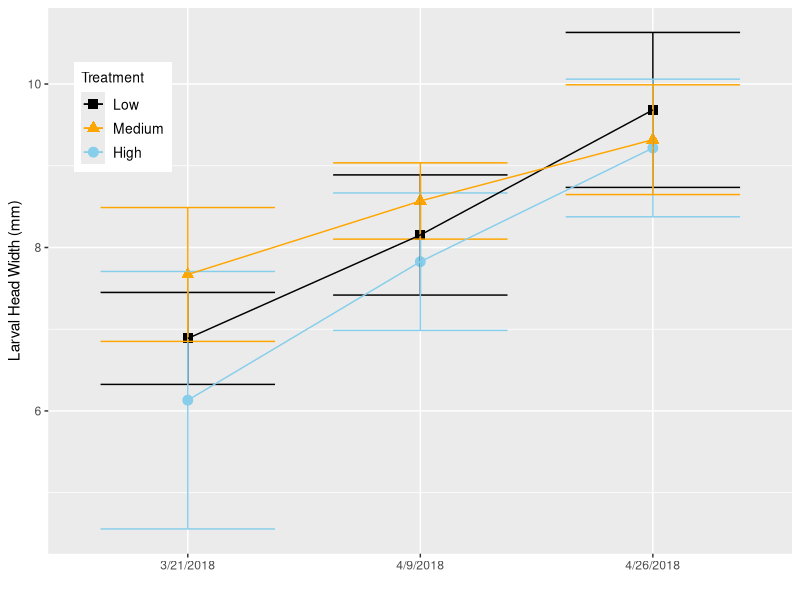
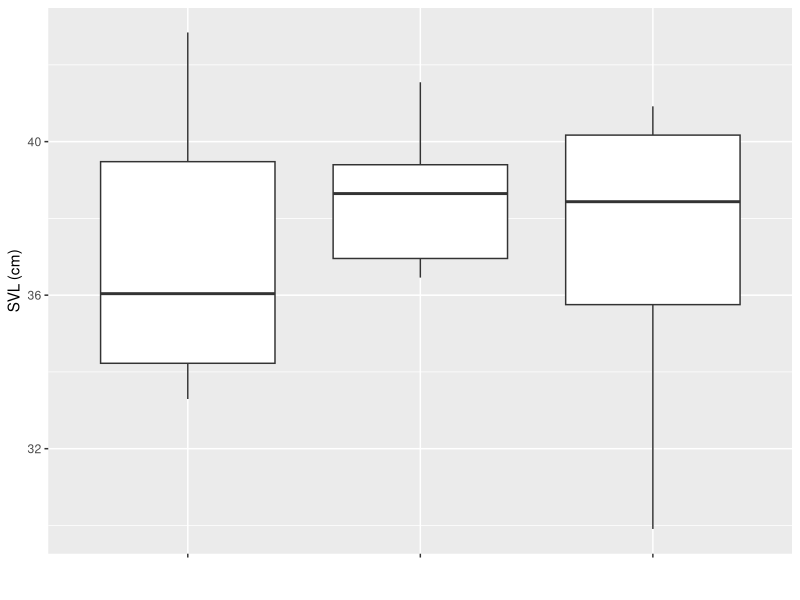
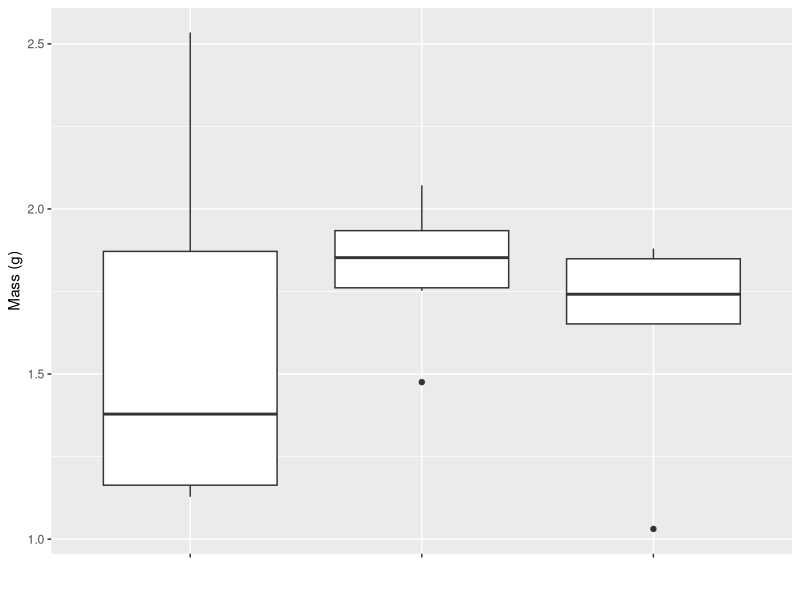
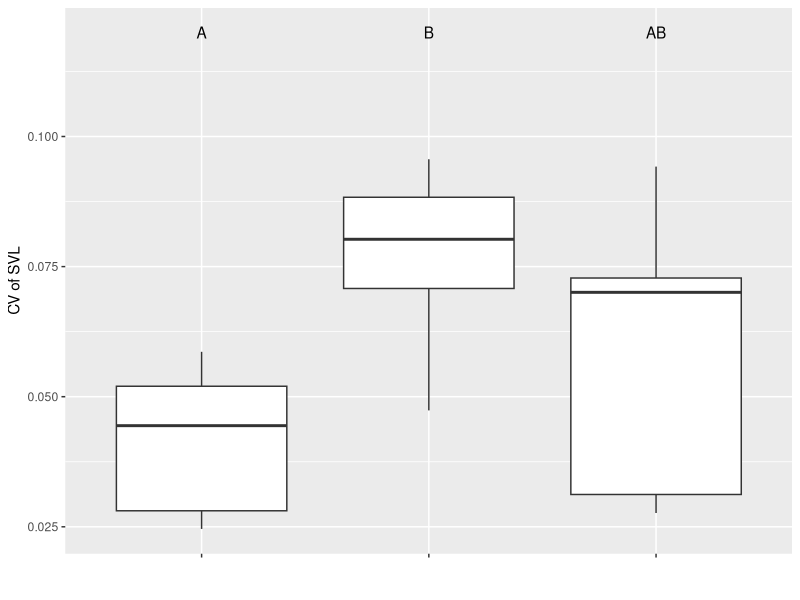
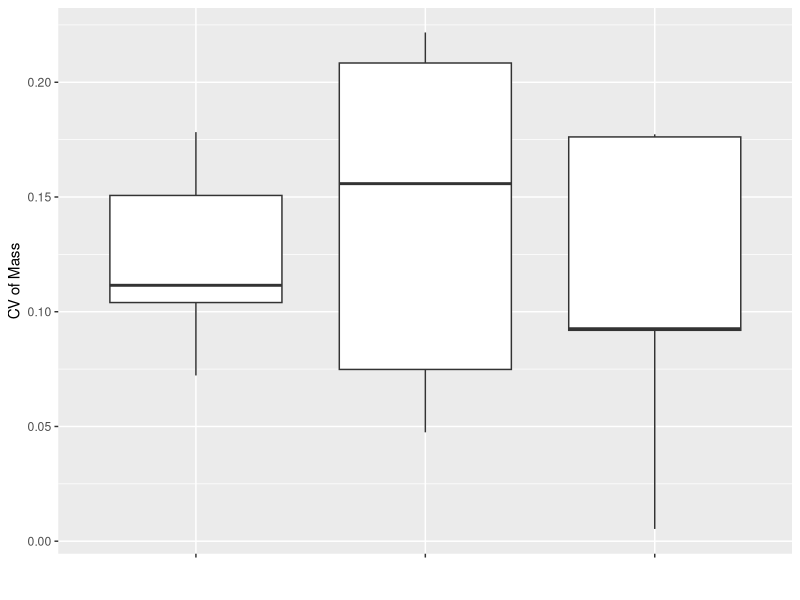
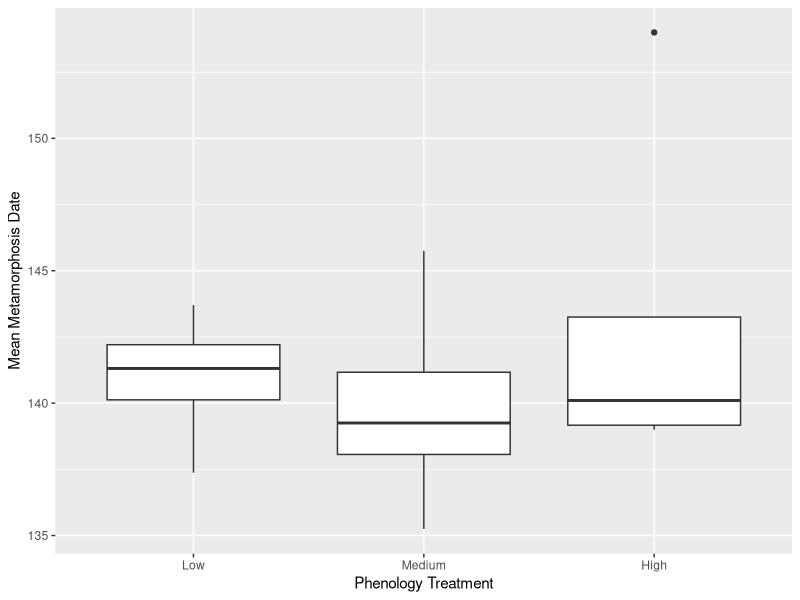
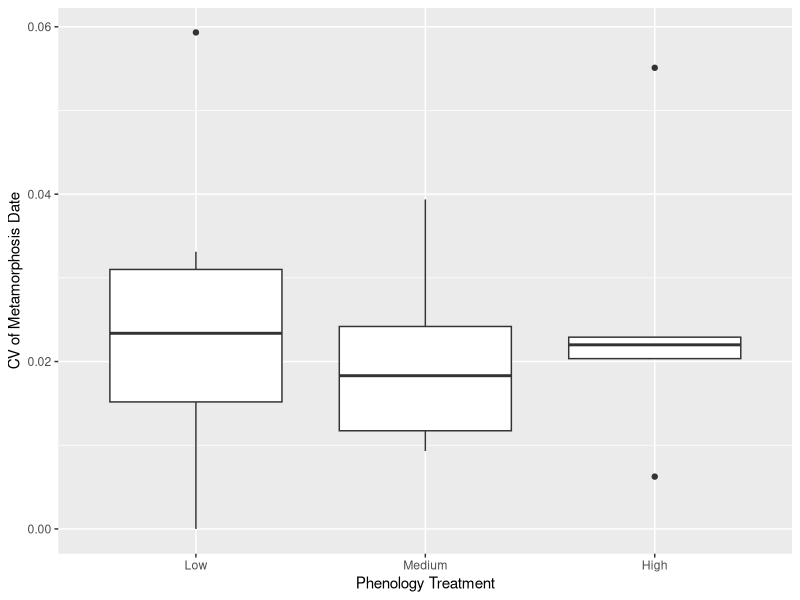
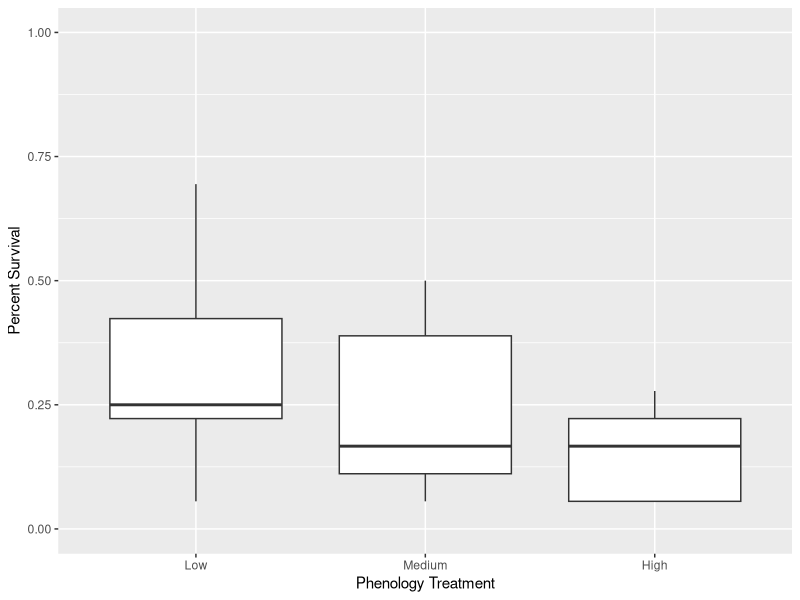

The R source for these figures, in order: (Note: this script raises an error after producing the figures.)
###Phenological Variation in Ringed Salamanders###

#set working directory
setwd("C:/Users/Tom/Documents/GitRepos/AnnulatumPhenologicalVariation/")

#clear workspace
rm(list=ls())

#load necessary packages
library(dplyr)
library(tidyr)
library(ggplot2)
library(car)
library(vegan)
library(cowplot)
library(nlme)
library(emmeans)
library(lme4)

#Make function to change dates
extrdate<-function(dat,name){
  dat$Year<-as.numeric(format(as.Date(as.character(dat[,name]),"%m/%d/%Y"),"%Y"))
  dat$Month<-as.numeric(format(as.Date(as.character(dat[,name]),"%m/%d/%Y"),"%m"))
  dat$Day<-as.numeric(format(as.Date(as.character(dat[,name]),"%m/%d/%Y"),"%d"))
  dat$Jdate<-as.numeric(format(as.Date(as.character(dat[,name]),"%m/%d/%Y"),"%j"))
  return(dat)
}

#load data
meta_size<-read.csv("Data/metamorph_size.csv",na.strings = c("-"))
larv_size <- read.csv("Data/larval_size.csv")
tank_key<-read.csv("Data/tank_key.csv",na.strings = c("-"))
larv_surv<-read.csv("Data/larval_survival.csv",na.strings = c("-"))
chla<-read.csv("Data/chla.csv")
zoop<-read.csv("Data/zooplankton.csv")

#Combine and extract relevant
meta_size<-merge(meta_size,tank_key,all=T,by="Tank")
larv_surv<-merge(larv_surv,tank_key,by="Tank")
chla<-merge(chla,tank_key,by.x="Sample",by.y="Tank")

#extract month, day, year information and add Julian date column
meta_size<-extrdate(meta_size,name="Date")
larv_size<-extrdate(larv_size,name="Date")
larv_surv<-extrdate(larv_surv,name="Date")
chla<-extrdate(chla,name="DateCollected")
zoop<-extrdate(zoop,name="Date_Sampled")

#Attach larval counts at end of experiment to rest of data to calculate survival
meta_size<-bind_rows(meta_size,larv_surv)

#Calculate quantity of metamorphs 
meta_size$Quantity<-ifelse(is.na(meta_size$Quantity),1,meta_size$Quantity)

# Annulatum Larval Results ------------------------------------------------

#Take the average, sd and cv of each tank for larval size
larvdat<-larv_size%>%
  group_by(Tank,Treatment,Jdate,Date)%>%
  summarise(meanHW=mean(HW,na.rm=T),sdHW=sd(HW,na.rm=T),cvHW=sdHW/meanHW)

#take the treatment average, sd of each quantity above to plot means +/- SD
larv_plotdat<-larvdat%>%
  group_by(Treatment,Jdate,Date)%>%
  summarise(mean_mean=mean(meanHW,na.rm=T),mean_sd=mean(sdHW,na.rm=T),mean_cv=mean(cvHW,na.rm=T),
            sd_mean=sd(meanHW,na.rm=T),sd_sd=sd(sdHW,na.rm=T),sd_cv=sd(cvHW,na.rm=T))

#generate error bars for both mean and CV of head width
lim.mean<-aes(ymax=larv_plotdat$mean_mean+larv_plotdat$sd_mean,ymin=larv_plotdat$mean_mean-larv_plotdat$sd_mean)
lim.cv<-aes(ymax=larv_plotdat$mean_cv+larv_plotdat$sd_cv,ymin=larv_plotdat$mean_cv-larv_plotdat$sd_cv)

#Plot mean larval head width
mean.pl<-ggplot(larv_plotdat,aes(Date,mean_mean,shape=Treatment,group=Treatment,color=Treatment,shape=Treatment))+
  geom_point(size=3)+geom_errorbar(lim.mean,width=0.75)+
  geom_line()+labs(y="Larval Head Width (mm)",x="")+
  scale_x_discrete(limits=c("3/21/2018","4/9/2018","4/26/2018"))+
  scale_color_manual(values=c("black","orange","skyblue"),breaks=c("one_date","three_dates","six_dates"),labels=c("Low","Medium","High"))+
  theme(legend.position=c(0.1,0.8),legend.text=element_text(size=10),legend.title=element_text(size=10))+
  scale_shape_manual(values=c(15,17,19),breaks=c("one_date","three_dates","six_dates"),labels=c("Low","Medium","High"))
mean.pl

#Plot CV of larval head width
cv.pl<-ggplot(larv_plotdat,aes(Date,mean_cv,shape=Treatment,group=Treatment,color=Treatment))+
  geom_point(size=3)+
  geom_errorbar(lim.cv,width=0.75)+
  geom_line()+
  scale_x_discrete(limits=c("3/21/2018","4/9/2018","4/26/2018"))+
  labs(y="CV of Larval HW",x="Julian Date")+
  theme(legend.position = "none")+
  scale_color_manual(values=c("black","orange","skyblue"))+
  scale_shape_manual(values=c(15,17,19),breaks=c("one_date","three_dates","six_dates"),labels=c("Low","Medium","High"))

#save plot as .tiff file
tiff("Results/Fig1.tiff",height=7,width=3.5,units="in",res=600,compression=c("lzw"))
plot_grid(mean.pl,cv.pl,ncol=1,labels=c("A","B"),align="hv")
dev.off()

#Analyze Growth Rates
growthmod<-lme(meanHW~Treatment*Jdate,random=~Jdate|Tank,data=larvdat,na.action=na.omit)
summary(growthmod)
Anova(growthmod,type =3, test.statistic="F")

cvmod<-lme(cvHW~Treatment+Jdate,random=~Jdate|Tank,data=larvdat,na.action=na.omit)
summary(cvmod)
Anova(cvmod,test.statistic="F")


# Annulatum Metamorph Results ---------------------------------------------

#Aggregate annulatum metamorphosis data
aman_dat<-meta_size%>%
  filter(Species=="AMAN",Treatment!="Control")%>%
  group_by(Treatment,Tank)%>%
  summarise(SVL_mean=mean(SVL*10,na.rm=T),Mass_mean=mean(Mass,na.rm=T),Day_mean=mean(Jdate,na.rm=T),
            SVL_sd=sd(SVL*10,na.rm=T),Mass_sd=sd(Mass,na.rm=T),Day_sd=sd(Jdate,na.rm=T),
            SVL_cv=SVL_sd/SVL_mean,Mass_cv=Mass_sd/Mass_mean,Day_cv=Day_sd/Day_mean,
            Quantity=sum(Quantity,na.rm=T))%>%
  complete(Tank)
aman_dat$Quantity<-ifelse(is.na(aman_dat$Quantity),0,aman_dat$Quantity)

#plot annulatum data by treatment
aa.svl.pl<-ggplot(aman_dat,aes(Treatment,SVL_mean))+
  geom_boxplot()+labs(y="SVL (cm)",x="")+
  scale_x_discrete(labels=c("","",""));aa.svl.pl
aa.mass.pl<-ggplot(aman_dat,aes(Treatment,Mass_mean))+
  geom_boxplot()+
  labs(y="Mass (g)",x="")+
  scale_x_discrete(labels=c("","",""));aa.mass.pl
aa.svlcv.pl<-ggplot(aman_dat,aes(Treatment,SVL_cv))+
  geom_boxplot()+
  labs(y="CV of SVL",x="")+
  scale_x_discrete(labels=c("","",""))+
  annotate(geom="text",x=c(1,2,3),y=0.12,label=c("A","B","AB"));aa.svlcv.pl
aa.masscv.pl<-ggplot(aman_dat,aes(Treatment,Mass_cv))+
  geom_boxplot()+
  labs(y="CV of Mass",x="")+
  scale_x_discrete(labels=c("","",""));aa.masscv.pl
aa.day.pl<-ggplot(aman_dat,aes(Treatment,Day_mean))+
  geom_boxplot()+
  labs(y="Mean Metamorphosis Date",x="Phenology Treatment")+
  scale_x_discrete(labels=c("Low","Medium","High"));aa.day.pl
aa.daycv.pl<-ggplot(aman_dat,aes(Treatment,Day_cv))+
  geom_boxplot()+
  labs(y="CV of Metamorphosis Date",x="Phenology Treatment")+
  scale_x_discrete(labels=c("Low","Medium","High"));aa.daycv.pl
aa.surv.pl<-ggplot(aman_dat,aes(Treatment,Quantity/36))+
  geom_boxplot()+lims(y=c(0,1))+
  labs(y="Percent Survival",x="Phenology Treatment")+
  scale_x_discrete(labels=c("Low","Medium","High"));aa.surv.pl

#save plot as .tiff file
tiff("Results/Fig2.tiff",res=600,height=10.5,width=7,units="in",compression=c("lzw"))
plot_grid(aa.svl.pl,aa.svlcv.pl,aa.mass.pl,aa.masscv.pl,aa.surv.pl,aa.day.pl,
          ncol=2,align="hv",labels=LETTERS[1:6])
dev.off()

#Annulatum analysis
svl.mod<-lm(SVL_mean~Treatment,data=aman_dat)
svlcv.mod<-lm(SVL_cv~Treatment,data=aman_dat)
mass.mod<-lm(Mass_mean~Treatment,data=aman_dat)
masscv.mod<-lm(Mass_cv~Treatment,data=aman_dat)
day.mod<-lm(Day_mean~Treatment,data=aman_dat)
daycv.mod<-lm(Day_cv~Treatment,data=aman_dat)
surv.mod<-glmer(cbind(Quantity,36-Quantity)~Treatment+(1|Tank),data=aman_dat,binomial)
Anova(svl.mod)
Anova(svlcv.mod)
Anova(mass.mod)
Anova(masscv.mod)
Anova(day.mod)
Anova(daycv.mod)
Anova(surv.mod)
summary(svl.mod)
summary(svlcv.mod)
summary(mass.mod)
summary(masscv.mod)
summary(day.mod)
summary(daycv.mod)
summary(surv.mod)

# Prey Results ------------------------------------------------------------

#Calculate prey survival and diversity
surv_wide<-meta_size%>%
  filter(Treatment!="Control")%>%
  group_by(Tank,Species)%>%
  summarise(Quantity=sum(Quantity,na.rm=T))%>%
  spread(key=Species,value = Quantity,fill = "0")
surv_wide<-sapply(as.data.frame(surv_wide),as.numeric)
AMSP<-surv_wide[,"AMMA"]+surv_wide[,"AMTE"]
surv_wide<-as.data.frame(cbind(surv_wide,AMSP))
surv_wide$Diversity<-diversity(surv_wide[,c("BUAM","PSFE","RASP","HYLA","AMSP")])
surv_wide$Richness<-apply(surv_wide[,c("BUAM","PSFE","RASP","HYLA","AMSP")],1,function(x){sum(x>0)})

#merge with larval and metamorph annulatum data
all_wide<-merge(surv_wide,tank_key,by="Tank")
all_wide<-merge(all_wide,aman_dat[,c('Tank','Treatment','SVL_mean','Day_mean')],by=c("Tank","Treatment"),all=T)
all_wide<-merge(all_wide,larvdat[larvdat$Jdate==80,c("Tank","meanHW")],by="Tank",all=T)

#calculate survival
all_wide$TotalSurvival<-rowSums(all_wide[,c("AMSP","BUAM","PSFE","HYLA","RASP")],na.rm=T)
all_wide$TotalInitial<-rowSums(all_wide[,c("InitialAMMA","InitialBUAM","InitialPSFE","InitialHYLA","InitialRASP")],na.rm=T)
all_wide$PercentSurvival<-all_wide$TotalSurvival/all_wide$TotalInitial

#Analyze total survival of amphiban prey
totsurv.mod<-glmer(cbind(TotalSurvival,TotalInitial-TotalSurvival)~Treatment*meanHW+AMAN+(1|Tank),data=all_wide,family=binomial)
Anova(totsurv.mod)
pairs(emmeans::emmeans(totsurv.mod,specs="Treatment"))

#re-run model ignoring potential outlier HW value
summary(update(totsurv.mod,subset=c(meanHW>5)))
Anova(update(totsurv.mod,subset=c(meanHW>5)))

#Analyze survival and diversity with predator size
div.size<-lm(Diversity~Treatment+meanHW,data=all_wide)
Anova(div.size)
summary(div.size)

#re-run model ignoring potential outlier HW value
summary(update(div.size,subset=c(meanHW>5)))

#Plot overall survival and diversity relationships
surv.trt.pl<-ggplot(all_wide,aes(Treatment,PercentSurvival))+
  geom_boxplot()+
  labs(y="Total Prey Percent Survival",x="")+
  scale_x_discrete(labels=c("Low","Medium","High"),breaks=c("1 date","3 dates","6 dates"))
surv.hw.pl<-ggplot(all_wide,aes(meanHW,PercentSurvival,group=Treatment))+
  geom_smooth(method = "glm", method.args = list(family = "binomial"),aes(color=Treatment),size=2,se=F)+
  geom_point(aes(shape=Treatment,color=Treatment),size=3)+
  labs(x="Mean Larval HW (mm)",y="")+
  scale_shape_manual(name="Treatment",label=c("Low","Medium","High"),values=c(15,17,19))+
  scale_color_manual(name="Treatment",label=c("Low","Medium","High"),values=c("black","orange","skyblue"))+
  theme(legend.position=c(0.7,0.8),legend.text=element_text(size=10),legend.title=element_text(size=10))
surv.aman.pl<-ggplot(all_wide,aes(AMAN,PercentSurvival))+
  geom_point(aes(shape=Treatment,color=Treatment),size=3)+
  geom_smooth(method = "glm", method.args = list(family = "binomial"),color="black",size=2,se=F)+
  labs(x=expression("Number of "~italic(A.~annulatum)),y="")+
  scale_shape_manual(name="Treatment",label=c("Low","Medium","High"),values=c(15,17,19))+
  scale_color_manual(values=c("black","orange","skyblue"),name="Treatment",label=c("Low","Medium","High"))+
  theme(legend.position="none")
div.trt.pl<-ggplot(all_wide,aes(Treatment,Diversity))+
  geom_boxplot()+
  labs(y="Shannon Diversity",x="Treatment")+
  scale_x_discrete(labels=c("Low","Medium","High"),breaks=c("1 date","3 dates","6 dates"))+
  lims(y=c(0,1.5))
div.hw.pl<-ggplot(all_wide,aes(meanHW,Diversity))+
  geom_point(aes(shape=Treatment,color=Treatment),size=3)+
  geom_smooth(method = "lm",color="black",size=2,se=F)+
  scale_shape_manual(values=c(15,17,19))+
  scale_color_manual(values=c("black","orange","skyblue"))+
  labs(x="Mean Larval HW (mm)",y="")+
  lims(y=c(0,1.5))+theme(legend.position="none")

#generate survival summary data for each species for plotting
surv_dat<-all_wide%>%
  mutate(PerSurv_BUAM=BUAM/InitialBUAM,
         PerSurv_PSFE=PSFE/InitialPSFE,
         PerSurv_HYLA=HYLA/InitialHYLA,
         PerSurv_RASP=RASP/InitialRASP,
         PerSurv_AMSP=AMSP/InitialAMMA)%>%
  dplyr::select(Tank,Treatment,PerSurv_BUAM:PerSurv_AMSP)%>%
  gather(Species,Survival,PerSurv_BUAM:PerSurv_AMSP)

#generate color palette
cbbPalette <- c("#E69F00", "#56B4E9", "#009E73", "#F0E442", "#0072B2")
preysurv<-ggplot(surv_dat,aes(Treatment,Survival,fill=Species))+
  geom_boxplot()+
  labs(y="Percent Survival",x="Treatment")+
  lims(y=c(0,0.75))+
  scale_fill_manual(values=cbbPalette,name="",labels=c("AMSP","ANAM","HYLA","PSFE","RASP"))+
  theme(legend.position = c(x=0.01,y=0.9),legend.direction = "horizontal",legend.text=element_text(size=10),legend.title=element_text(size=10))+
  scale_x_discrete(labels=c("Low","Medium","High"),limits=c("1 date","3 dates","6 dates"))+
  guides(fill=guide_legend(nrow=2,byrow=TRUE))

#save plot as .tiff file
tiff("Results/Fig3.tiff",height=7,width=9,units="in",compression=c("lzw"),res=600)
plot_grid(surv.trt.pl,surv.hw.pl,surv.aman.pl,preysurv,div.trt.pl,div.hw.pl,
          align="hv",labels=c(LETTERS[1:6]),ncol=3,hjust=-2)
dev.off()

#Ambystoma analysis
amsp_dat<-meta_size%>% 
  filter(Species%in%c("AMMA","AMTE") & Treatment !="Control")%>%
  group_by(Treatment,Tank)%>%
  summarise(SVL_mean=mean(SVL*10,na.rm=T),Mass_mean=mean(Mass,na.rm=T),Day_mean=mean(Jdate,na.rm=T),
            SVL_sd=sd(SVL*10,na.rm=T),Mass_sd=sd(Mass,na.rm=T),Day_sd=sd(Jdate,na.rm=T),
            SVL_cv=SVL_sd/SVL_mean,Mass_cv=Mass_sd/Mass_mean,Day_cv=Day_sd/Day_mean,
            Quantity=sum(Quantity,na.rm=T))%>%
  complete(Tank)

#combine with annulatum data
amsp_dat<-merge(amsp_dat,all_wide[,c("Tank","AMAN","meanHW")],by="Tank")

#Analyze Ambystoma sp. responses
amsp.svl<-lm(SVL_mean~Treatment,data=amsp_dat)
amsp.mass<-lm(Mass_mean~Treatment,data=amsp_dat)
amsp.day<-lm(Day_mean~Treatment,data=amsp_dat)
amsp.surv<-glmer(cbind(AMSP,InitialAMMA-AMSP)~Treatment*meanHW+AMAN+(1|Tank),data=all_wide,family=binomial)
rbind(Anova(amsp.svl),Anova(amsp.mass),Anova(amsp.day))
Anova(amsp.svl)
Anova(amsp.mass)
Anova(amsp.day)
Anova(amsp.surv)

summary(amsp.svl)
summary(amsp.mass)
summary(amsp.day)
summary(amsp.surv)

#Plot Ambystoma responses in relation to phenology treatments
am.svl.pl<-ggplot(amsp_dat,aes(Treatment,SVL_mean))+
  geom_boxplot()+labs(y="SVL (cm)",x="")+
  scale_x_discrete(breaks=c("1 date","3 dates","6 dates"),labels=c("Low","Medium","High"));am.svl.pl
am.mass.pl<-ggplot(amsp_dat,aes(Treatment,Mass_mean))+
  geom_boxplot()+
  labs(y="Mass (g)",x="")+
  scale_x_discrete(breaks=c("1 date","3 dates","6 dates"),labels=c("Low","Medium","High"));am.mass.pl
am.day.pl<-ggplot(amsp_dat,aes(Treatment,Day_mean))+
  geom_boxplot()+
  labs(y="Date of Metamorphosis",x="")+
  scale_x_discrete(breaks=c("1 date","3 dates","6 dates"),labels=c("Low","Medium","High"));am.day.pl
am.surv.pl<-ggplot(amsp_dat,aes(Treatment,Quantity/45))+
  geom_boxplot()+
  labs(y="Percent Survival")+
  scale_x_discrete(breaks=c("1 date","3 dates","6 dates"),labels=c("Low","Medium","High"));am.surv.pl

#save plot as .tiff file
tiff("Results/FigA1.tiff",res=600,height=7,width=7,units="in",compression=c("lzw"))
plot_grid(am.svl.pl,am.mass.pl,am.day.pl,am.surv.pl,align="hv",labels=LETTERS[1:4])
dev.off()

#Plot Ambystoma responses in relation to annulatum density and size
fig4a<-ggplot(amsp_dat,aes(AMAN,Quantity/45))+
  geom_point(aes(shape=Treatment,color=Treatment),size=3)+lims(y=c(0,1))+
  geom_smooth(method="glm",method.args = list(family = "binomial"),se=F,color="black")+
  labs(y="Percent Survival",x=expression("Number of surviving"~italic(A.~annulatum)))+
  scale_shape_manual(values=c(15,17,19),breaks=c("1 date","3 dates","6 dates"),labels=c("Low","Medium","High"))+
  scale_color_manual(values=c("black","orange","skyblue"),name="Treatment",label=c("Low","Medium","High"),breaks=c("1 date","3 dates","6 dates"))+
  theme(legend.position=c(0.7,0.8),legend.text=element_text(size=10),legend.title=element_text(size=10))
fig4b<-ggplot(amsp_dat,aes(meanHW,Quantity/45))+
  geom_point(aes(shape=Treatment,color=Treatment),size=3)+lims(y=c(0,1))+
  geom_smooth(method="glm",method.args = list(family = "binomial"),se=F,aes(color=Treatment))+
  labs(y="",x="Mean Larval HW (mm)")+
  scale_shape_manual(values=c(15,17,19),breaks=c("1 date","3 dates","6 dates"),labels=c("Low","Medium","High"))+
  scale_color_manual(values=c("black","orange","skyblue"),name="Treatment",label=c("Low","Medium","High"),breaks=c("1 date","3 dates","6 dates"))+
  theme(legend.position="none")

#save plot as .tiff file
tiff("Results/Fig4.tiff",res=600,height=3.5,width=7,units="in",compression=c("lzw"))
plot_grid(fig4a,fig4b,ncol=2,labels=c("A","B"))
dev.off()

#RASP data aggregation
rasp_dat<-meta_size%>% 
  filter(Species=="RASP")%>%
  group_by(Treatment,Tank)%>%
  summarise(SVL_mean=mean(SVL*10,na.rm=T),Mass_mean=mean(Mass,na.rm=T),Day_mean=mean(Jdate,na.rm=T),
            SVL_sd=sd(SVL*10,na.rm=T),Mass_sd=sd(Mass,na.rm=T),Day_sd=sd(Jdate,na.rm=T),
            SVL_cv=SVL_sd/SVL_mean,Mass_cv=Mass_sd/Mass_mean,Day_cv=Day_sd/Day_mean,
            Quantity=sum(Quantity,na.rm=T))%>%
  complete(Tank)

#merge with annulatum data
rasp_dat<-merge(rasp_dat,all_wide[,c("Tank","AMAN","meanHW")],by="Tank")

#Plot RASP data
rs.svl.pl<-ggplot(rasp_dat,aes(Treatment,SVL_mean))+
  geom_boxplot()+
  labs(y="SVL (mm)",x="")+
  scale_x_discrete(breaks=c("1 date","3 dates","6 dates"),labels=c("Low","Medium","High"));rs.svl.pl
rs.mass.pl<-ggplot(rasp_dat,aes(Treatment,Mass_mean))+
  geom_boxplot()+
  labs(y="Mass (g)",x="")+
  scale_x_discrete(breaks=c("1 date","3 dates","6 dates"),labels=c("Low","Medium","High"));rs.mass.pl
rs.day.pl<-ggplot(rasp_dat,aes(Treatment,Day_mean))+
  geom_boxplot()+
  labs(y="Date of Metamorphosis",x="Treatment")+
  scale_x_discrete(breaks=c("1 date","3 dates","6 dates"),labels=c("Low","Medium","High"));rs.day.pl
rs.surv.pl<-ggplot(rasp_dat,aes(Treatment,Quantity/200))+
  geom_boxplot()+
  labs(y="Percent Survival")+
  scale_x_discrete(breaks=c("1 date","3 dates","6 dates"),labels=c("Low","Medium","High"));rs.surv.pl

#save plot as .tiff file
tiff("Results/FigA2.tiff",res=600,height=7,width=7,units="in",compression=c("lzw"))
plot_grid(rs.svl.pl,rs.mass.pl,rs.day.pl,rs.surv.pl,align="hv",labels=LETTERS[1:4])
dev.off()

#Plot RASP survival in relation to annulatum body size
rasp.aman.pl<-ggplot(all_wide,aes(meanHW,RASP/200))+
  geom_point(aes(shape=Treatment,color=Treatment),size=3)+
  geom_smooth(method="glm",method.args = list(family = "binomial"),se=F,color="black")+
  labs(y="Percent Survival",x="Mean Larval HW (mm)")+
  scale_shape_manual(values=c(15,17,19),breaks=c("1 date","3 dates","6 dates"),labels=c("Low","Medium","High"))+
  scale_color_manual(values=c("black","orange","skyblue"),name="Treatment",label=c("Low","Medium","High"),breaks=c("1 date","3 dates","6 dates"))+
  theme(legend.position=c(0.7,0.8),legend.text=element_text(size=10),legend.title=element_text(size=10))

#save plot as .tiff file
tiff("Results/FigA3.tiff",res=600,height=3.5,width=3.5,units="in",compression=c("lzw"))
rasp.aman.pl
dev.off()

#Analyze RASP responses
rasp.svl<-lm(SVL_mean~Treatment,data=rasp_dat)
rasp.mass<-lm(Mass_mean~Treatment,data=rasp_dat)
rasp.smi<-lm(SMI_mean~Treatment,data=rasp_dat)
rasp.day<-lm(Day_mean~Treatment,data=rasp_dat)
rasp.surv<-glmer(cbind(RASP,InitialRASP-RASP)~Treatment+meanHW+(1|Tank),data=all_wide,family=binomial)
Anova(rasp.svl)
Anova(rasp.mass)
Anova(rasp.day)
Anova(rasp.surv)
#re-run survival to see if HW outlier matters
Anova(update(rasp.surv,subset=c(meanHW>5)))

summary(rasp.svl)
summary(rasp.mass)
summary(rasp.day)
summary(rasp.surv)
#re-run survival to see if HW outlier matters
summary(update(rasp.surv,subset=c(meanHW>5)))

#analyze PSFE survival
psfe.surv<-glmer(cbind(PSFE,InitialPSFE-PSFE)~Treatment+(1|Tank),data=all_wide,family=binomial)
Anova(psfe.surv)

# Plankton Results --------------------------------------------------------

#Phytoplankton plots and analysis
chla.pl<-ggplot(filter(chla),aes(Treatment,log(TotChla_mgL)))+
  geom_boxplot()+
  scale_x_discrete(limits=c("1 date","3 dates","6 dates"),labels=c("Low","Medium","High"))+
  labs(x="",y="log-Chl a (mg/L)");may_chla.pl

#combine with anuran and salamander data
surv_wide$TotAnurans<-rowSums(surv_wide[,c("BUAM","HYLA","PSFE","RASP")])
chla<-merge(surv_wide,chla,by.x=c("Tank"),by.y=c("Sample"),all=T)

#models
chla.mod<-lm(log(TotChla_mgL)~Treatment+AMAN+TotAnurans,data=chla,subset=c(DateCollected=="5/4/2018"))
Anova(chla.mod)
summary(chla.mod)

#combine zoolankton data with salamander data
zoop<-merge(surv_wide,zoop,by="Tank",all=T)

totzoop.pl<-ggplot(zoop,aes(Treatment,log1p(Total.L)))+
  geom_boxplot()+
  scale_x_discrete(limits=c("1 date","3 dates","6 dates"),labels=c("Low","Medium","High"))+
  labs(x="Treatment",y="log-Total Zooplankton (per L)");may_totzoop.pl

#save plot as .tiff file
tiff("Results/FigA5.tiff",res=600,height=7,width=3.5,compression=c("lzw"),units="in")
plot_grid(chla.pl,totzoop.pl,ncol=1,labels=c("A","B"))
dev.off()

#Plankton analysis
tot.logmod<-lm(log1p(Total.L)~Treatment,data=zoop)
Anova(tot.logmod)
summary(tot.logmod)

tot.poismod<-glmer(Total.L~Treatment+(1|Tank),data=zoop,family="poisson")
Anova(tot.poismod)
tot.negbinmod<-glmer.nb(Total.L~Treatment+(1|Tank),data=zoop)
Anova(tot.negbinmod)

# Temporal Overlap --------------------------------------------------------

#Temporal overlap metrics
par(mfrow=c(3,2),mar=c(3,4,0,0))
hist(aman_dat$Day_mean-64)
rasp.ol<-mean(aman_dat$Day_mean-64,na.rm=T)

hist(aman_dat$Day_mean-70)
psfe.ol<-mean(aman_dat$Day_mean-70,na.rm=T)

hist(aman_dat$Day_mean-93)
amsp.ol<-mean(aman_dat$Day_mean-93,na.rm=T)

hist(aman_dat$Day_mean-97)
anam.ol<-mean(aman_dat$Day_mean-97,na.rm=T)

hist(aman_dat$Day_mean-129)
hyla.ol<-mean(aman_dat$Day_mean-129,na.rm=T)
